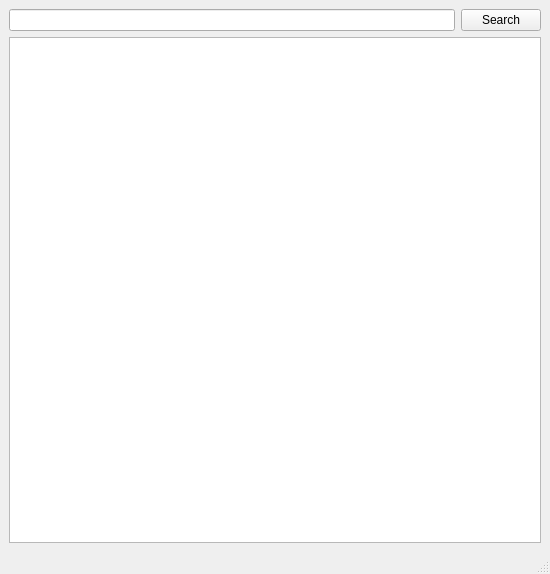
<?xml version="1.0" encoding="UTF-8"?>
<ui version="4.0">
 <class>MainWindow</class>
 <widget class="QMainWindow" name="MainWindow">
  <property name="geometry">
   <rect>
    <x>0</x>
    <y>0</y>
    <width>550</width>
    <height>574</height>
   </rect>
  </property>
  <property name="windowTitle">
   <string>Search Engine</string>
  </property>
  <widget class="QWidget" name="centralwidget">
   <layout class="QGridLayout" name="gridLayout_3">
    <item row="0" column="0">
     <widget class="QLineEdit" name="lineEdit"/>
    </item>
    <item row="0" column="1">
     <widget class="QPushButton" name="pushButton">
      <property name="text">
       <string>Search</string>
      </property>
     </widget>
    </item>
    <item row="1" column="0" colspan="2">
     <widget class="QListWidget" name="listWidget"/>
    </item>
   </layout>
  </widget>
  <widget class="QStatusBar" name="statusbar"/>
 </widget>
 <resources/>
 <connections/>
</ui>
